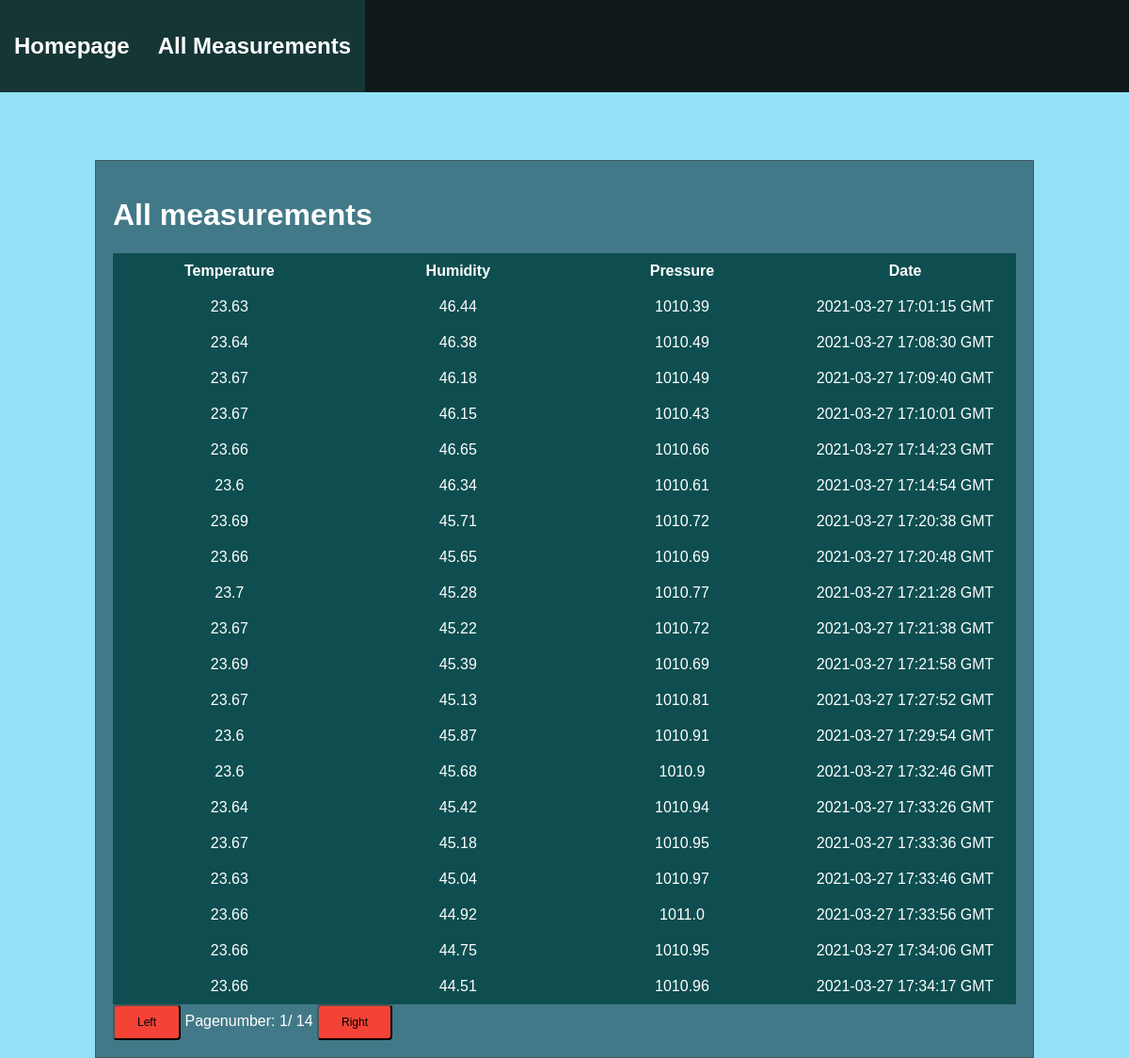
Screenshot of /measurements with the database file from the repository.
### tables this page shows
CREATE TABLE measurements(
    temp FLOAT(2) NOT NULL,
    hum FLOAT(2) NOT NULL,
    press FLOAT(2) NOT NULL,
    date TIMESTAMP NOT NULL
 );

### app.py (the view)
@app.route("/measurements")
def measurements():
    return render_template("/html/measurements.html", config=__CONFIG, data=db.get_measurements())

### measurements_db.py (called while the page is built)
def get_measurements():
    with sqlite3.connect(
        __MEASUREMENTS_DB, detect_types=sqlite3.PARSE_DECLTYPES | sqlite3.PARSE_COLNAMES
        ) as conn:
        cur = conn.cursor()
        cur.execute("SELECT * FROM measurements ORDER BY date ASC")
        return cur.fetchall()

### templates/html/measurements.html (shortened to what this page needs)
<!DOCTYPE html>
    {% extends "/html/layout.html" %}
    {% set active_page = "measurements" %}
    {% block content %}
        <h1>All measurements</h1>
            <table>
                    <tr>
                        <th>Temperature</th>
                        <th>Humidity</th>
                        <th>Pressure</th>
                        <th>Date</th>
                    </tr>
                <tbody id="messages">
                {% for n in data[0:20] %}
                    <tr>
                        <td> {{n[0]}} </td>
                        <td> {{n[1]}} </td>
                        <td> {{n[2]}} </td>
                        <td> {{n[3]}} GMT </td>
                    </tr>
                {% endfor %}
                </tbody>
            </table>
            <button id="left"> Left </button>
            <div id="pagenum">Pagenumber: 1/ {{((data|length)/20)|round()|int }}</div>
            <button id="right"> Right </button>
{% endblock content %}

### static/style/main.css (style rules this page uses)
body { margin: 0; background-color: #92e1f7f8; height:100vh; width: 100%; display: flex; font-family: sans-serif; margin-top: 100px; align-items: center; }
table { border-collapse: collapse; }
td, th { padding: 0.5rem; width: 300px; background-color:none; padding: 10px; margin: 10px 10px; background-color: rgb(14, 78, 80); color: white; text-align: center; }
div[id="pagenum"] { display: inline-block; }
button { display:inline-block; background-color: #f44336; border-radius: 4px; padding: 10px 24px; font-size: 12px; }

### rows the page displays
measurements: temp "23.63", hum "46.44", press "1010.39", date "2021-03-27 17:01:15"
measurements: temp "23.64", hum "46.38", press "1010.49", date "2021-03-27 17:08:30"
measurements: temp "23.67", hum "46.18", press "1010.49", date "2021-03-27 17:09:40"
measurements: temp "23.67", hum "46.15", press "1010.43", date "2021-03-27 17:10:01"
measurements: temp "23.66", hum "46.65", press "1010.66", date "2021-03-27 17:14:23"
measurements: temp "23.6", hum "46.34", press "1010.61", date "2021-03-27 17:14:54"
measurements: temp "23.69", hum "45.71", press "1010.72", date "2021-03-27 17:20:38"
measurements: temp "23.66", hum "45.65", press "1010.69", date "2021-03-27 17:20:48"
measurements: temp "23.7", hum "45.28", press "1010.77", date "2021-03-27 17:21:28"
measurements: temp "23.67", hum "45.22", press "1010.72", date "2021-03-27 17:21:38"
measurements: temp "23.69", hum "45.39", press "1010.69", date "2021-03-27 17:21:58"
measurements: temp "23.67", hum "45.13", press "1010.81", date "2021-03-27 17:27:52"
measurements: temp "23.6", hum "45.87", press "1010.91", date "2021-03-27 17:29:54"
measurements: temp "23.6", hum "45.68", press "1010.9", date "2021-03-27 17:32:46"
measurements: temp "23.64", hum "45.42", press "1010.94", date "2021-03-27 17:33:26"
measurements: temp "23.67", hum "45.18", press "1010.95", date "2021-03-27 17:33:36"
measurements: temp "23.63", hum "45.04", press "1010.97", date "2021-03-27 17:33:46"
measurements: temp "23.66", hum "44.92", press "1011.0", date "2021-03-27 17:33:56"
measurements: temp "23.66", hum "44.75", press "1010.95", date "2021-03-27 17:34:06"
measurements: temp "23.66", hum "44.51", press "1010.96", date "2021-03-27 17:34:17"

### other values shown
{{ caption|e }} "Homepage" "All Measurements"
{{ ((data|length)/20)|round()|int }} "14"
